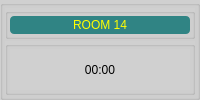
    <widget class="QGroupBox" name="groupBox_25">
     <property name="styleSheet">
      <string notr="true">background-color: rgb(208, 208, 208);</string>
     </property>
     <property name="title">
      <string/>
     </property>
     <layout class="QVBoxLayout" name="verticalLayout_74">
      <property name="spacing">
       <number>2</number>
      </property>
      <property name="margin">
       <number>2</number>
      </property>
      <item>
       <widget class="QGroupBox" name="groupBox_26">
        <property name="sizePolicy">
         <sizepolicy hsizetype="Preferred" vsizetype="Preferred">
          <horstretch>0</horstretch>
          <verstretch>1</verstretch>
         </sizepolicy>
        </property>
        <property name="title">
         <string/>
        </property>
        <layout class="QVBoxLayout" name="verticalLayout_75">
         <property name="spacing">
          <number>2</number>
         </property>
         <property name="margin">
          <number>2</number>
         </property>
         <item>
          <widget class="QLabel" name="label_13">
           <property name="styleSheet">
            <string notr="true">background-color: rgb(48, 132, 132);
color: rgb(255, 255, 0);
border-radius: 4px;
font: 12pt &quot;Alef&quot;;</string>
           </property>
           <property name="text">
            <string>ROOM 14</string>
           </property>
           <property name="alignment">
            <set>Qt::AlignCenter</set>
           </property>
          </widget>
         </item>
        </layout>
       </widget>
      </item>
      <item>
       <widget class="QGroupBox" name="box14">
        <property name="sizePolicy">
         <sizepolicy hsizetype="Preferred" vsizetype="Preferred">
          <horstretch>0</horstretch>
          <verstretch>3</verstretch>
         </sizepolicy>
        </property>
        <property name="font">
         <font>
          <pointsize>15</pointsize>
         </font>
        </property>
        <property name="title">
         <string/>
        </property>
        <property name="alignment">
         <set>Qt::AlignCenter</set>
        </property>
        <layout class="QVBoxLayout" name="verticalLayout_76">
         <property name="spacing">
          <number>2</number>
         </property>
         <property name="margin">
          <number>2</number>
         </property>
         <item>
          <widget class="QLabel" name="label14">
           <property name="sizePolicy">
            <sizepolicy hsizetype="Preferred" vsizetype="Preferred">
             <horstretch>0</horstretch>
             <verstretch>4</verstretch>
            </sizepolicy>
           </property>
           <property name="styleSheet">
            <string notr="true">font: 26pt &quot;MS Shell Dlg 2&quot;;</string>
           </property>
           <property name="text">
            <string>00:00</string>
           </property>
           <property name="alignment">
            <set>Qt::AlignCenter</set>
           </property>
          </widget>
         </item>
        </layout>
       </widget>
      </item>
     </layout>
    </widget>
